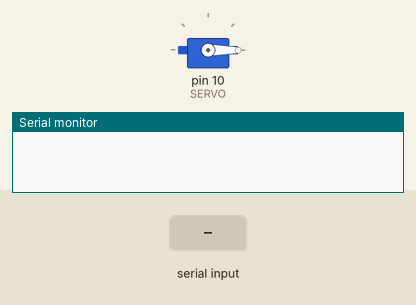
Recording of a sketch running on a simulated Arduino Uno, built with avr-gcc and run on an emulated ATmega328P. On the bench: servo, the last lines printed to the serial monitor. Inputs (shaded band) come from the test bench.

Above: at 1.3 s.
1.4 s: "90,45\n" received over Serial
At 3.0 s:
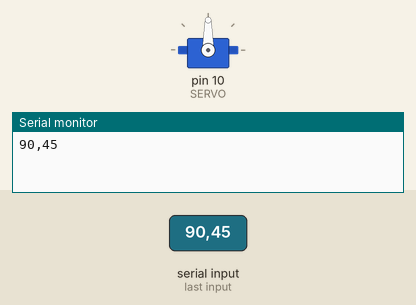
3.8 s: "30,150\n" received over Serial
At 6.0 s:
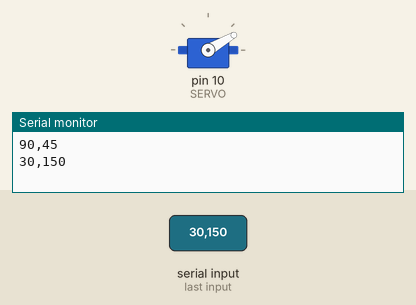
6.3 s: "5\n" received over Serial
At 7.9 s:
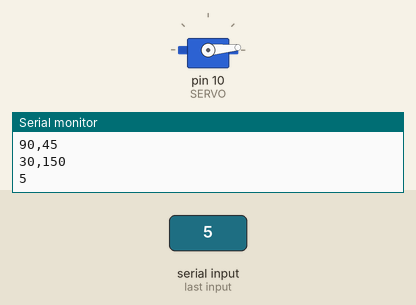
8.7 s: "90\n" received over Serial
At 10.9 s:
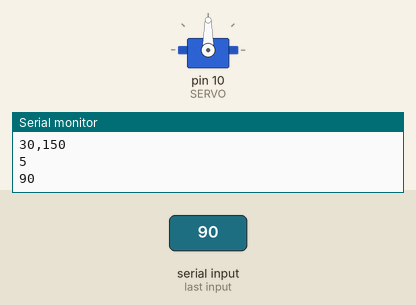
Timing chart, 0 to 12.1 s (numbered marks = the images above; inputs shaded):
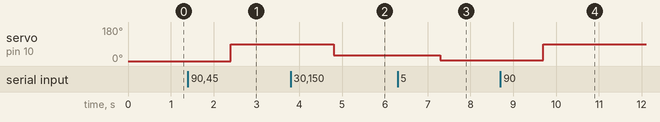

Measured:
- after the input at 1.4 s, servo on pin 10 (SERVO): 0° → 90° after 1.0 s
- after the input at 3.8 s, servo on pin 10 (SERVO): 90° → 30° after 1.0 s
- after the input at 6.3 s, servo on pin 10 (SERVO): 30° → 5° after 1.0 s
- after the input at 8.7 s, servo on pin 10 (SERVO): 5° → 90° after 1.0 s

The sketch:

18_Serialread_servo_cntl.ino
```cpp
#include <Servo.h>

const int SERVO = 10;
Servo servo;
int degree= 0;

void setup() {
  // put your setup code here, to run once:
  Serial.begin(115200);

  servo.attach(SERVO,544,2500);
  servo.write(degree);

  delay(100);
}

void loop() {
  // put your main code here, to run repeatedly:
  // 2. C++언어 스타일 코딩(Serial.readString함수 이용)
  if(Serial.available()){
    String rx_data = Serial.readString();
    Serial.print(rx_data);
    rx_data.trim();   // \n,\r을 제거
    degree = rx_data.toInt();
    if(degree>=0 && degree <= 180){
      servo.write(degree);
    }
  }
}
```
